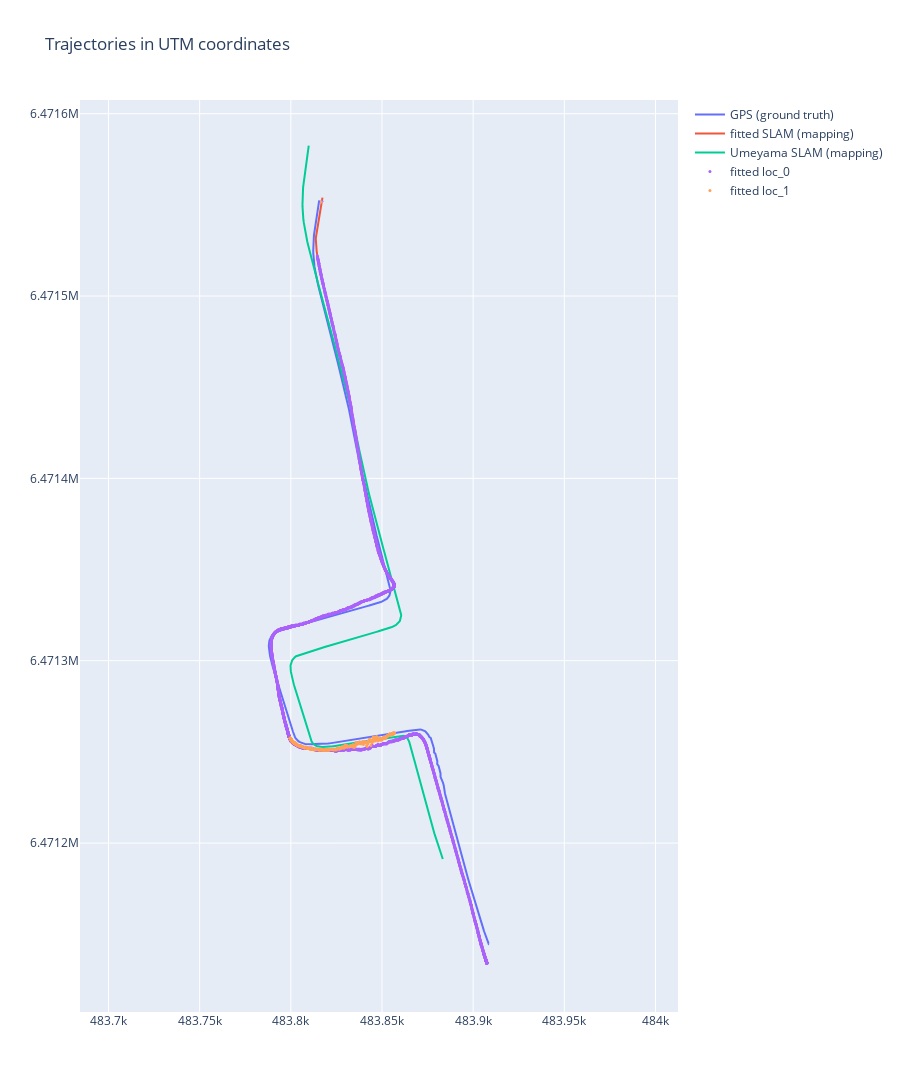

Notebook source saved alongside this figure:
### Code cell
fig_2d = processor.create_2d_plot_utm()
fig_2d.show()

### Figure 1 — Plotly figure (JSON) as saved in the notebook; plotly's stock layout.template omitted (floating-point values rounded to 4 significant figures; data arrays with more than 128 entries replaced by an {"elided": "..."} marker saying what was removed)
{"data": [{"marker": {"color": "#636EFA", "size": 3}, "mode": "lines", "name": "GPS (ground truth)", "type": "scatter", "x": {"elided": "529 float values"}, "y": {"elided": "529 float values"}}, {"marker": {"color": "#EF553B", "size": 3}, "mode": "lines", "name": "fitted SLAM (mapping)", "type": "scatter", "x": {"elided": "529 float values"}, "y": {"elided": "529 float values"}}, {"marker": {"color": "#00CC96", "size": 3}, "mode": "lines", "name": "Umeyama SLAM (mapping)", "type": "scatter", "x": {"elided": "529 float values"}, "y": {"elided": "529 float values"}}, {"marker": {"color": "#AB63FA", "size": 3}, "mode": "markers", "name": "fitted loc_0", "type": "scatter", "x": {"elided": "2926 float values"}, "y": {"elided": "2926 float values"}}, {"marker": {"color": "#FFA15A", "size": 3}, "mode": "markers", "name": "fitted loc_1", "type": "scatter", "x": {"elided": "411 float values"}, "y": {"elided": "411 float values"}}], "layout": {"height": 1200, "title": {"text": "Trajectories in UTM coordinates"}, "yaxis": {"scaleanchor": "x", "scaleratio": 1}}}
